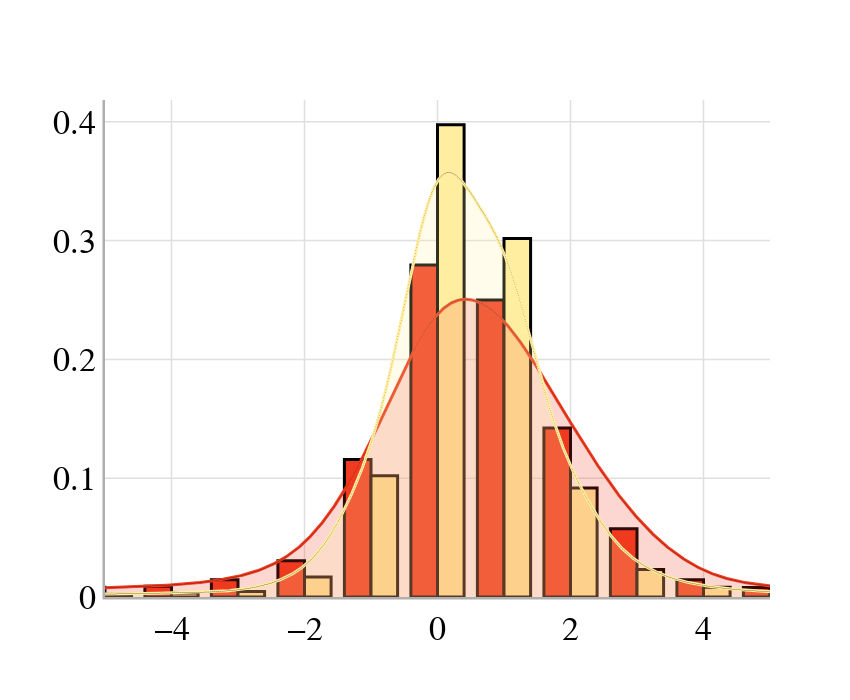

The notebook cell saved with this chart:
### Code cell
from sklearn.neighbors import KernelDensity
from scipy.stats import gaussian_kde
trace_data = []
X_plot = np.linspace(-5, 5, 1000)
for j,e in enumerate(data['cueEccentricity1'].unique().sort(ascending=False)):
        ecc_data = data[data['cueEccentricity1']==e]
        trace_data.append(go.Histogram(x = ecc_data['responsePosRelative0'].to_numpy(), 
                                  histnorm='probability',name = str(e) + ' deg', opacity = 1, marker = dict(color = colors[1-j], line=dict(color='black',width = 3)), showlegend=False))

fill_colors = ['rgba(255,237,160,0.2)', 'rgba(240,59,32,0.2)']
for j,e in enumerate(data['cueEccentricity1'].unique().sort(ascending=False)):
        ecc_data = data[data['cueEccentricity1']==e]
        X = ecc_data['responsePosRelative0'].to_numpy()
        # Gaussian KDE
        #kde = KernelDensity(kernel='gaussian').fit(X)
        kde = gaussian_kde(X)
        log_dens = kde(X_plot)


        trace_data.append(go.Scatter(x = X_plot, y = log_dens,
                                  mode='markers+lines', fill = 'tozeroy', fillcolor = fill_colors[1-j], name = str(e) + ' deg', 
                                     line = dict(color = colors[1-j], width = 3),
                                     marker=dict(size = 0.5, color='black'),
                                    showlegend=False))

font_size = 34
layout = go.Layout(
    barmode='group',
    font = dict(size = font_size, family = 'Helvetica, Bold'),
    )
    
fig = go.Figure(data=trace_data, layout=layout)
fig['layout'].update(height = 700, width = 850)
fig['layout'].update(paper_bgcolor='rgba(0,0,0,0)',plot_bgcolor ='rgba(0,0,0,0)', font = dict(size = font_size, color = 'black'))        

fig.update_xaxes(title = '',showgrid=True, gridwidth=1.5, gridcolor='#DFDFDF', showline=True, linecolor = '#AFAFAF', linewidth = 2.5, range = [-5,5],nticks = 7)
fig.update_yaxes(title = '',showgrid=True, gridwidth=1.5, gridcolor='#DFDFDF', showline=True, linecolor = '#AFAFAF', linewidth = 2.5, nticks = 7)
fig.show()
fig.write_image(resultPath+"SPE_distributions_by_eccentricity.png")
fig.write_image(resultPath+"SPE_distributions_by_eccentricity.svg")
fig.write_image(resultPath+"SPE_distributions_by_eccentricity.pdf")

### Figure 1 — Plotly figure (JSON) as saved in the notebook; plotly's stock layout.template omitted (floating-point values rounded to 4 significant figures; data arrays with more than 128 entries replaced by an {"elided": "..."} marker saying what was removed)
{"data": [{"histnorm": "probability", "marker": {"color": "rgb(240,59,32)", "line": {"color": "black", "width": 3}}, "name": "5 deg", "opacity": 1, "showlegend": false, "type": "histogram", "x": {"elided": "3500 int values"}}, {"histnorm": "probability", "marker": {"color": "rgb(255,237,160)", "line": {"color": "black", "width": 3}}, "name": "1 deg", "opacity": 1, "showlegend": false, "type": "histogram", "x": {"elided": "3500 int values"}}, {"fill": "tozeroy", "fillcolor": "rgba(240,59,32,0.2)", "line": {"color": "rgb(240,59,32)", "width": 3}, "marker": {"color": "black", "size": 0.5}, "mode": "markers+lines", "name": "5 deg", "showlegend": false, "type": "scatter", "x": {"elided": "1000 float values"}, "y": {"elided": "1000 float values"}}, {"fill": "tozeroy", "fillcolor": "rgba(255,237,160,0.2)", "line": {"color": "rgb(255,237,160)", "width": 3}, "marker": {"color": "black", "size": 0.5}, "mode": "markers+lines", "name": "1 deg", "showlegend": false, "type": "scatter", "x": {"elided": "1000 float values"}, "y": {"elided": "1000 float values"}}], "layout": {"barmode": "group", "font": {"color": "black", "family": "Helvetica, Bold", "size": 34}, "height": 700, "paper_bgcolor": "rgba(0,0,0,0)", "plot_bgcolor": "rgba(0,0,0,0)", "width": 850, "xaxis": {"gridcolor": "#DFDFDF", "gridwidth": 1.5, "linecolor": "#AFAFAF", "linewidth": 2.5, "nticks": 7, "range": [-5, 5], "showgrid": true, "showline": true, "title": {"text": ""}}, "yaxis": {"gridcolor": "#DFDFDF", "gridwidth": 1.5, "linecolor": "#AFAFAF", "linewidth": 2.5, "nticks": 7, "showgrid": true, "showline": true, "title": {"text": ""}}}}
